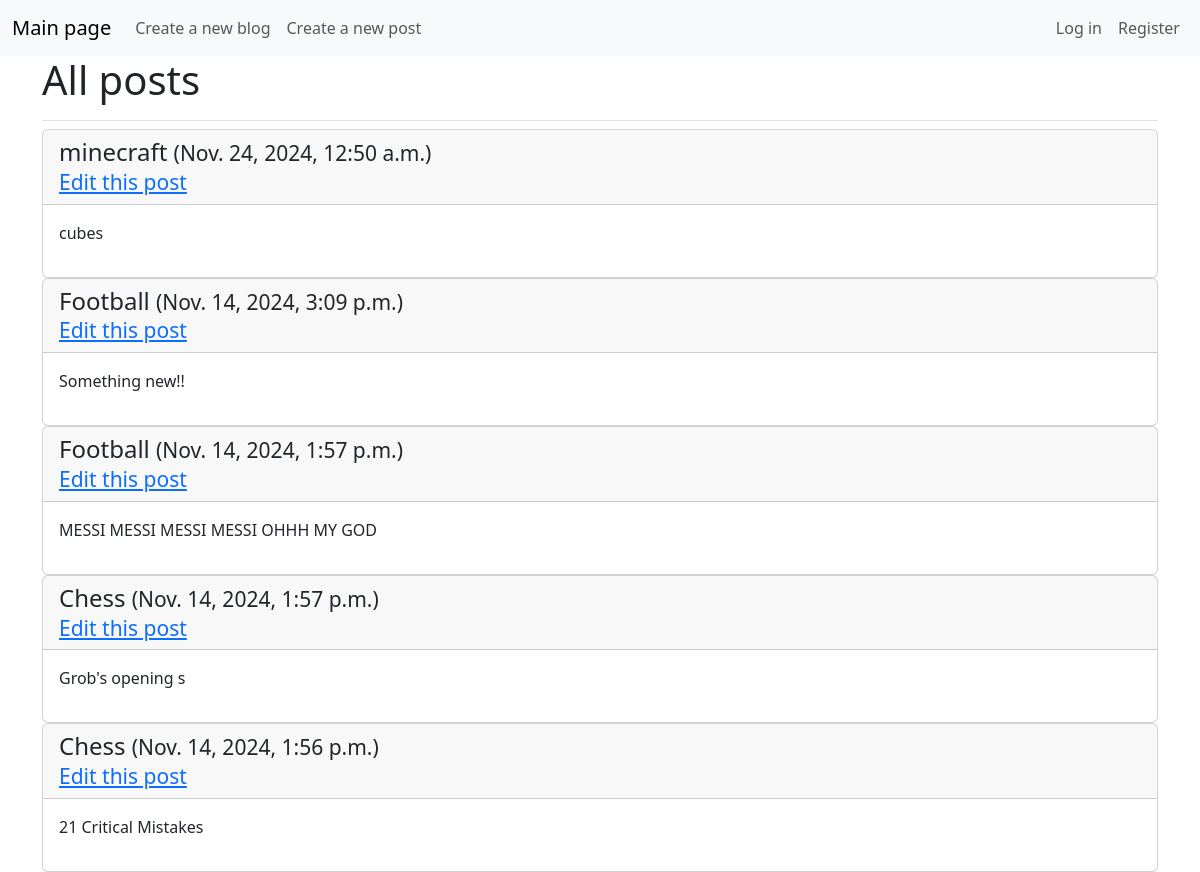
The page / on the database its author committed.
### blogs/models.py (models this page shows, shortened)
class Individual_Post(models.Model):
    text = models.TextField()
    date_added = models.DateTimeField(auto_now_add=True)
    theme = models.ForeignKey(Theme, on_delete=models.CASCADE, null=True)
    owner = models.ForeignKey(User, on_delete=models.CASCADE)

class Theme(models.Model):
    name = models.CharField(max_length=200)
    def __str__(self):
        return self.name

### blogs/views.py (the view)
# urls.py: path('', views.mainpage, name="mainpage"),
def mainpage(request):
    all_theme = Individual_Post.objects.order_by("-date_added")
    context = {"all_theme": all_theme}
    return render(request, 'blogs/mainpage.html', context)

### blogs/templates/blogs/mainpage.html
{%extends "blogs/base.html"%}
{% block page_header %}
    <h1>All posts</h1>
{% endblock page_header %}
{%block content%}
    {% for theme in all_theme %}
        <div class="card">
            <h4 class="card-header">{{theme.theme}}
                <small>
                    ({{theme.date_added}})<br />
                    <a href = "{% url 'blogs:editing_post' theme.id%}">Edit this post</a>
                </small>
            </h4>
            <div class="card-body">{{theme.text|linebreaks}}</div>
        </div>
    {% empty %}
        <p>There are no posts yet.</p>
    {% endfor%}
{%endblock content%}

### blogs/templates/blogs/base.html (shortened to what this page needs)
<!DOCTYPE html>
<html lang="en">
    <head>
        {% load django_bootstrap5%}
        {% bootstrap_css %}
    </head>
    <body>
        <nav class="navbar navbar-expand-md bg-light">
            <div class="container-fluid">
                <a class="navbar-brand" href="{% url 'blogs:mainpage'%}">Main page</a>
                <div class="collapse navbar-collapse" id="navbarCollapse">
                    <ul class="navbar-nav me-auto">
                        <li class="nav-item">
                            <a class="nav-link" href="{% url 'blogs:making_blog'%}">
                                Create a new blog
                            </a>
                        </li>
                        <li class="nav-item">
                            <a class="nav-link" href="{% url 'blogs:making_post'%}">
                                Create a new post
                            </a>
                        </li>
                    </ul>
                    <ul class="navbar-nav ms-auto">
                        {% if user.is_authenticated %}
                        <li class="nav-item">
                            <span class="navbar-text me-2">
                                Hello, {{ user.username}}.
                            </span>
                        </li>
                        {% else %}
                            <li class="nav-item">
                                <a class="nav-link" href="{% url 'accounts:login'%}">Log in</a>
                            </li>
                            <li class="nav-register">
                                <a class="nav-link" href="{%url 'accounts:register'%}">Register</a>
                            </li>
                        {% endif%}
                    </ul>
                </div>
            </div>
        </nav>
        <main class="container">
            <div class="pb-2 mb-2 border-bottom">
                {%block page_header%}{% endblock page_header %}
            </div>
            <div>
                {% block content%}{% endblock content %}
            </div>
        </main>
    </body>
</html>

### rows shown on the page
Individual_Post: theme "minecraft", date_added "Nov. 24, 2024, 12:50 a.m.", text "cubes"
Individual_Post: theme "Football", date_added "Nov. 14, 2024, 3:09 p.m.", text "Something new!!"
Individual_Post: theme "Football", date_added "Nov. 14, 2024, 1:57 p.m.", text "MESSI MESSI MESSI MESSI OHHH MY GOD"
Individual_Post: theme "Chess", date_added "Nov. 14, 2024, 1:57 p.m.", text "Grob's opening s"
Individual_Post: theme "Chess", date_added "Nov. 14, 2024, 1:56 p.m.", text "21 Critical Mistakes"
